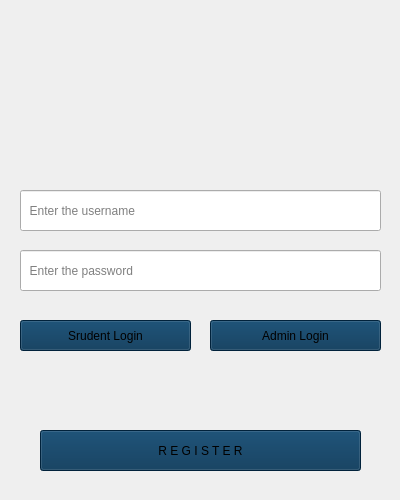
<?xml version="1.0" encoding="UTF-8"?>
<ui version="4.0">
 <class>Form</class>
 <widget class="QWidget" name="Form">
  <property name="geometry">
   <rect>
    <x>0</x>
    <y>0</y>
    <width>400</width>
    <height>500</height>
   </rect>
  </property>
  <property name="windowTitle">
   <string>Form</string>
  </property>
  <widget class="QPushButton" name="b1">
   <property name="geometry">
    <rect>
     <x>40</x>
     <y>430</y>
     <width>321</width>
     <height>41</height>
    </rect>
   </property>
   <property name="styleSheet">
    <string notr="true">
background-color: rgb(1, 47, 82);</string>
   </property>
   <property name="text">
    <string>R E G I S T E R</string>
   </property>
  </widget>
  <widget class="QPushButton" name="b3">
   <property name="geometry">
    <rect>
     <x>210</x>
     <y>320</y>
     <width>171</width>
     <height>31</height>
    </rect>
   </property>
   <property name="styleSheet">
    <string notr="true">
background-color: rgb(1, 47, 82);</string>
   </property>
   <property name="text">
    <string>Admin Login</string>
   </property>
  </widget>
  <widget class="QPushButton" name="b2">
   <property name="geometry">
    <rect>
     <x>20</x>
     <y>320</y>
     <width>171</width>
     <height>31</height>
    </rect>
   </property>
   <property name="styleSheet">
    <string notr="true">
background-color: rgb(1, 47, 82);</string>
   </property>
   <property name="text">
    <string>Srudent Login</string>
   </property>
  </widget>
  <widget class="QLineEdit" name="password">
   <property name="geometry">
    <rect>
     <x>20</x>
     <y>250</y>
     <width>361</width>
     <height>41</height>
    </rect>
   </property>
   <property name="echoMode">
    <enum>QLineEdit::Password</enum>
   </property>
   <property name="placeholderText">
    <string>  Enter the password</string>
   </property>
  </widget>
  <widget class="QLineEdit" name="username">
   <property name="geometry">
    <rect>
     <x>20</x>
     <y>190</y>
     <width>361</width>
     <height>41</height>
    </rect>
   </property>
   <property name="text">
    <string/>
   </property>
   <property name="placeholderText">
    <string>  Enter the username</string>
   </property>
  </widget>
 </widget>
 <resources/>
 <connections/>
</ui>
